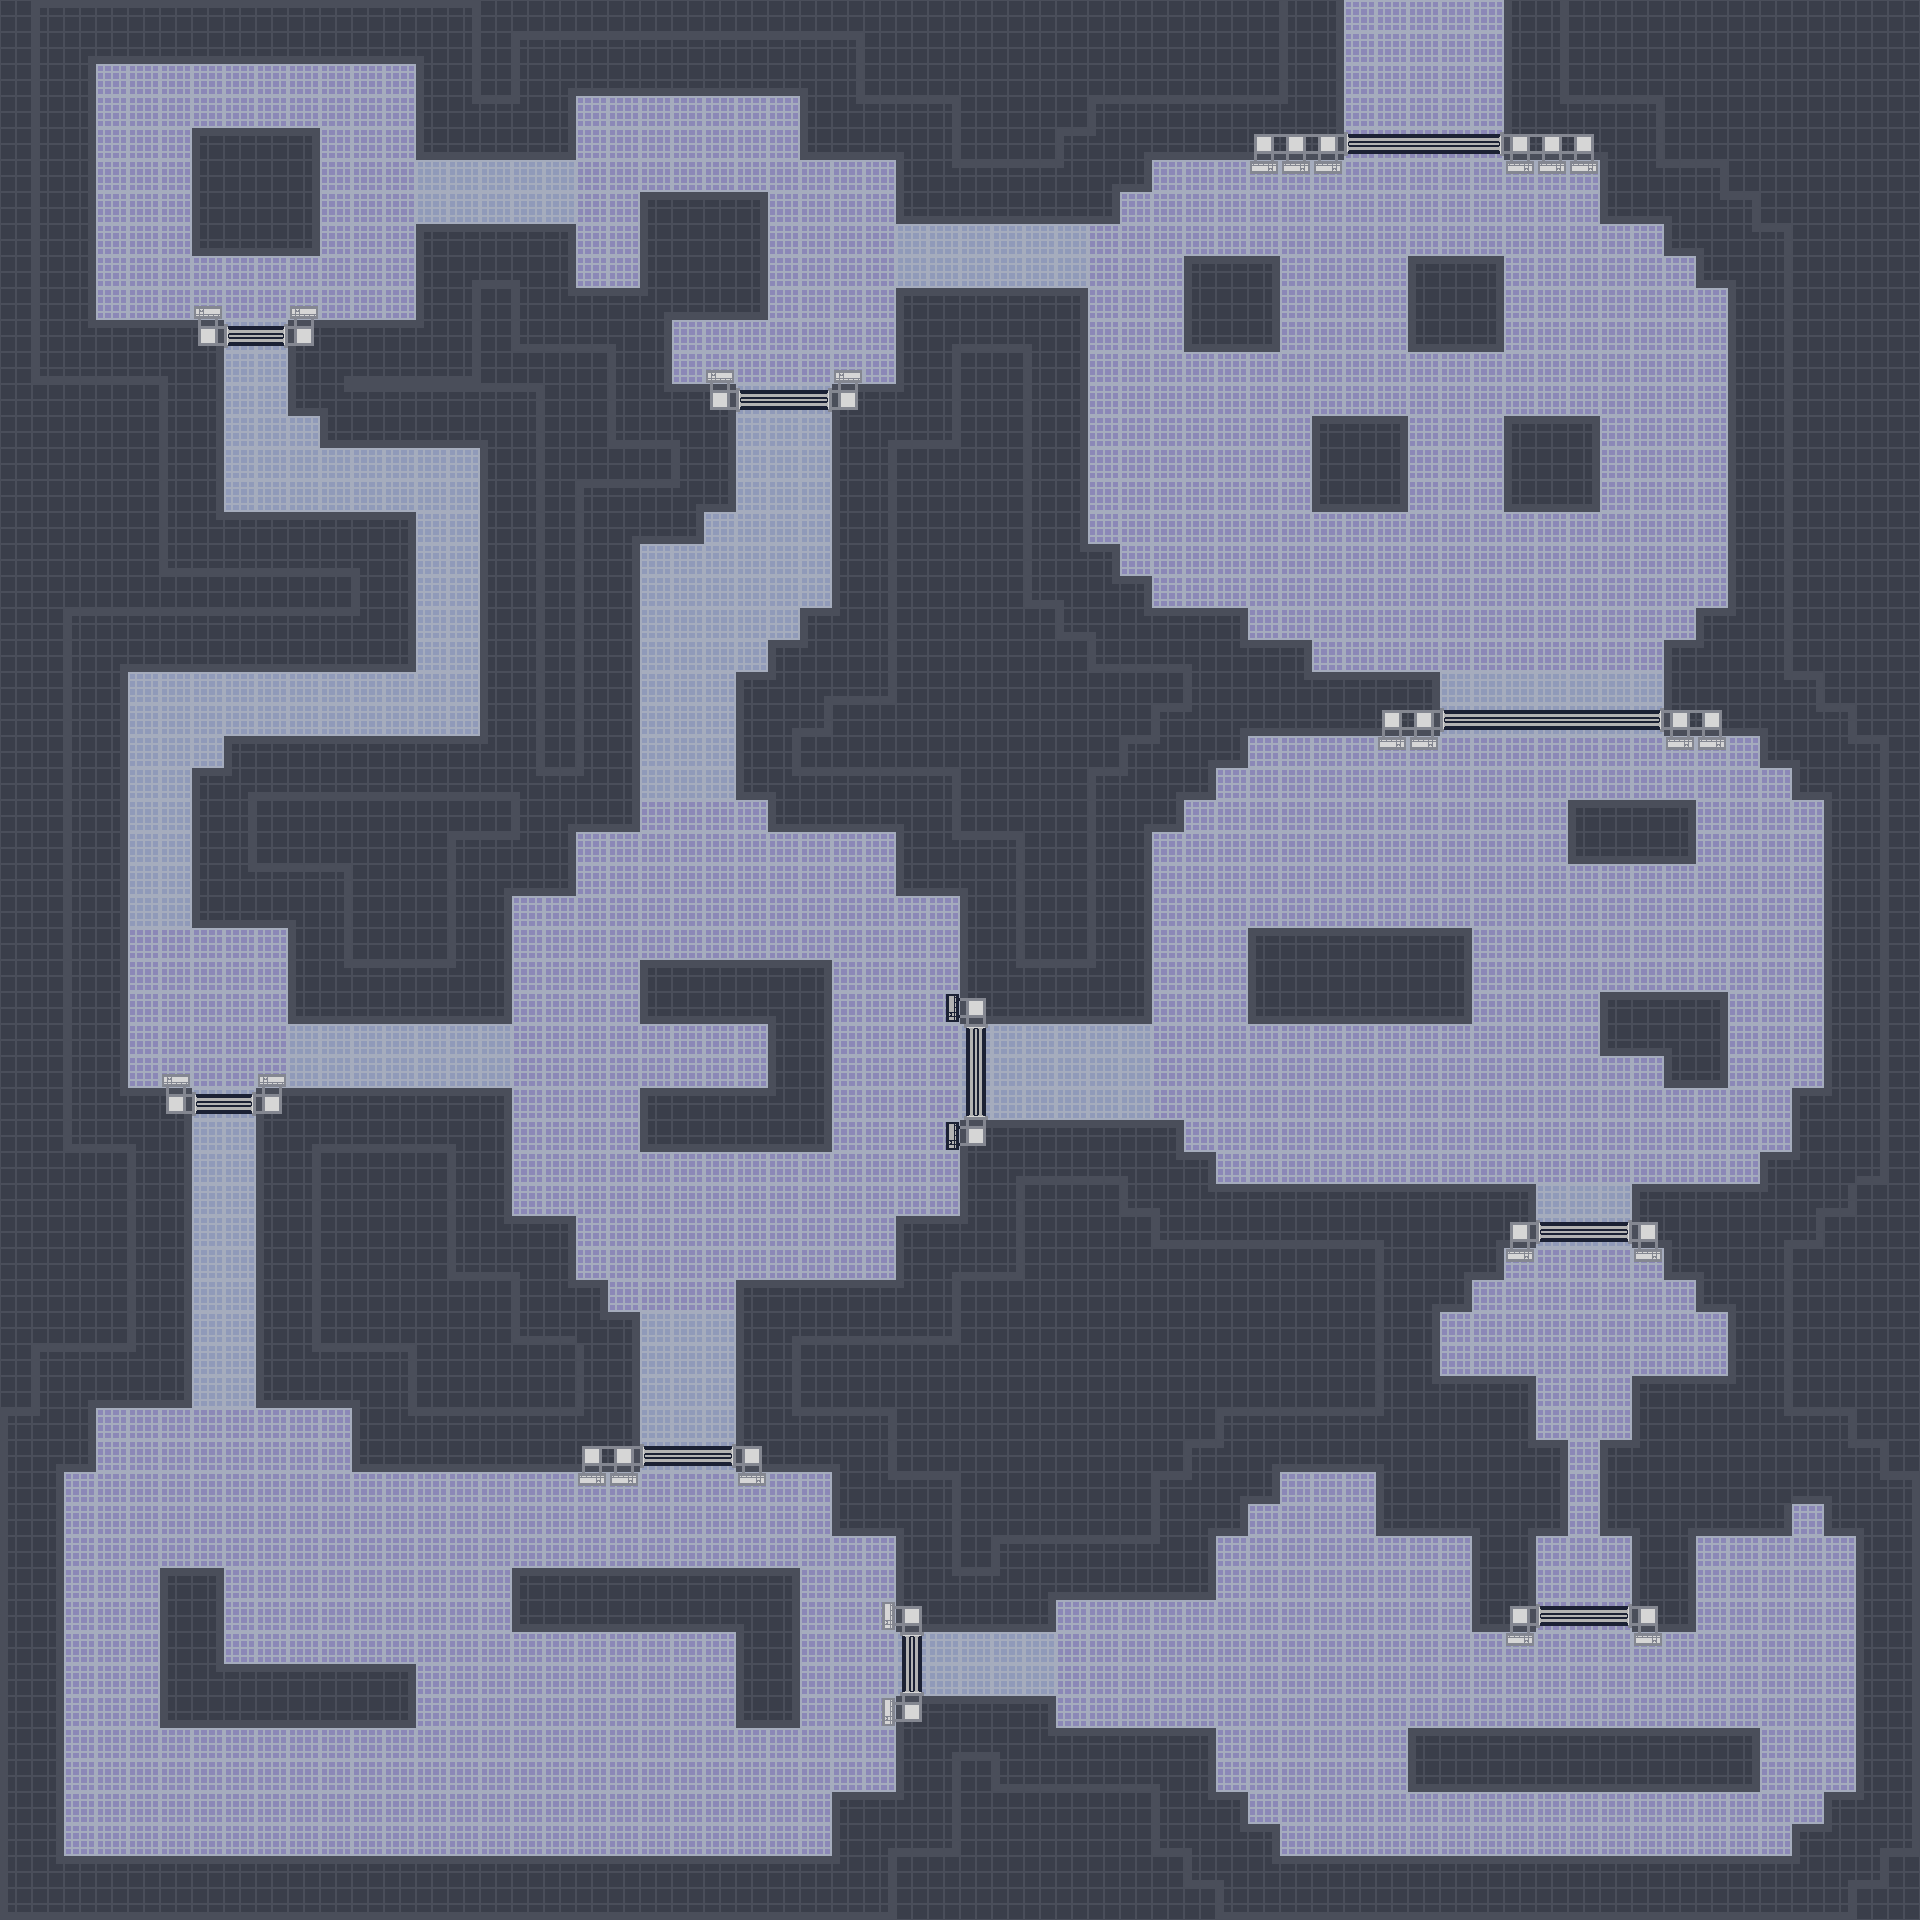

A level layout from a 2D game, rendered from its tile map. Below: a short description, then the map file with tile-grid data replaced by summaries:
An orthogonal 60x60 tile map with 32x32 px tiles, 5 tile layers (Blank Space, Floor, Walls, Gate - Active, ...), 4 tilesets and 47 objects.

<map version="1.0" orientation="orthogonal" renderorder="right-down" width="60" height="60" tilewidth="32" tileheight="32">
 <tileset firstgid="1" name="floor" tilewidth="32" tileheight="32">
  <image source="Tiles/floor.png" width="288" height="96" />
 </tileset>
 <tileset firstgid="28" name="wall" tilewidth="32" tileheight="32">
  <image source="Tiles/wall.png" width="192" height="96" />
  <terraintypes>
   <terrain name="New Terrain" tile="-1" />
  </terraintypes>
  <tile id="0" terrain="0,0,0,0">
   <objectgroup draworder="index">
    <object x="0" y="0" width="32" height="32" />
   </objectgroup>
  </tile>
  <tile id="1" terrain="0,0,0,0">
   <objectgroup draworder="index">
    <object x="0" y="0" width="32" height="32" />
   </objectgroup>
  </tile>
  <tile id="2" terrain="0,0,0,0">
   <objectgroup draworder="index">
    <object x="0" y="0" width="32" height="32" />
   </objectgroup>
  </tile>
  <tile id="3" terrain="0,0,0,0">
   <objectgroup draworder="index">
    <object x="0" y="0" width="32" height="32" />
   </objectgroup>
  </tile>
  <tile id="4" terrain="0,0,0,0">
   <objectgroup draworder="index">
    <object x="0" y="0" width="32" height="32" />
   </objectgroup>
  </tile>
  <tile id="5" terrain="0,0,0,0">
   <objectgroup draworder="index">
    <object x="0" y="0" width="32" height="32" />
   </objectgroup>
  </tile>
  <tile id="6" terrain="0,0,0,0">
   <objectgroup draworder="index">
    <object x="0" y="0" width="32" height="32" />
   </objectgroup>
  </tile>
  <tile id="7" terrain="0,0,0,0">
   <objectgroup draworder="index">
    <object x="0" y="0" height="32" />
    <object x="0" y="0" width="32" height="32" />
   </objectgroup>
  </tile>
  <tile id="8" terrain="0,0,0,0">
   <objectgroup draworder="index">
    <object x="0" y="0" width="32" height="32" />
   </objectgroup>
  </tile>
  <tile id="9" terrain="0,0,0,0">
   <objectgroup draworder="index">
    <object x="0" y="0" width="32" height="32" />
   </objectgroup>
  </tile>
  <tile id="10" terrain="0,0,0,0">
   <objectgroup draworder="index">
    <object x="0" y="0" width="32" height="32" />
   </objectgroup>
  </tile>
  <tile id="11" terrain="0,0,0,0">
   <objectgroup draworder="index">
    <object x="0" y="0" width="32" height="32" />
   </objectgroup>
  </tile>
  <tile id="12" terrain="0,0,0,0">
   <objectgroup draworder="index">
    <object x="0" y="0" width="32" height="32" />
   </objectgroup>
  </tile>
  <tile id="13" terrain="0,0,0,0">
   <objectgroup draworder="index">
    <object x="0" y="0" width="32" height="32" />
   </objectgroup>
  </tile>
  <tile id="14" terrain="0,0,0,0">
   <objectgroup draworder="index">
    <object x="0.125" y="0.125" width="32" height="31.875" />
   </objectgroup>
  </tile>
  <tile id="15" terrain="0,0,0,0">
   <objectgroup draworder="index">
    <object x="0" y="0" width="32" height="32" />
   </objectgroup>
  </tile>
  <tile id="16" terrain="0,0,0,0">
   <objectgroup draworder="index">
    <object x="0" y="0" width="32" height="32" />
   </objectgroup>
  </tile>
  <tile id="17" terrain="0,0,0,0">
   <objectgroup draworder="index">
    <object x="0" y="0" width="32" height="32" />
   </objectgroup>
  </tile>
 </tileset>
 <tileset firstgid="46" name="wall_2" tilewidth="32" tileheight="32">
  <tile id="0">
   <image width="32" height="32" source="Tiles/Wall/wallCornerBotLeftTopRight.png" />
   <objectgroup draworder="index">
    <object x="0" y="0" width="32" height="32" />
   </objectgroup>
  </tile>
  <tile id="1">
   <image width="32" height="32" source="Tiles/Wall/wallCornerTopLeftBottomRight.png" />
   <objectgroup draworder="index">
    <object x="0" y="0" width="32" height="32" />
   </objectgroup>
  </tile>
 </tileset>
 <tileset firstgid="48" name="gate" tilewidth="32" tileheight="32">
  <image source="Tiles/gate.png" width="256" height="192" />
  <tile id="0">
   <objectgroup draworder="index">
    <object x="0" y="0" width="32" height="32" />
   </objectgroup>
  </tile>
  <tile id="1">
   <objectgroup draworder="index">
    <object x="0" y="0" width="32" height="32" />
   </objectgroup>
  </tile>
  <tile id="2">
   <objectgroup draworder="index">
    <object x="0" y="0" width="32" height="32" />
   </objectgroup>
  </tile>
  <tile id="3">
   <objectgroup draworder="index">
    <object x="0" y="0" width="32" height="32" />
   </objectgroup>
  </tile>
  <tile id="4">
   <objectgroup draworder="index">
    <object x="0" y="0" width="32" height="32" />
   </objectgroup>
  </tile>
  <tile id="6">
   <objectgroup draworder="index" />
  </tile>
  <tile id="7">
   <objectgroup draworder="index" />
  </tile>
  <tile id="8">
   <objectgroup draworder="index">
    <!-- 1 objects omitted --></objectgroup>
  </tile>
  <tile id="10">
   <objectgroup draworder="index">
    <!-- 1 objects omitted --></objectgroup>
  </tile>
  <tile id="11">
   <objectgroup draworder="index">
    <!-- 1 objects omitted --></objectgroup>
  </tile>
  <tile id="12">
   <objectgroup draworder="index">
    <!-- 1 objects omitted --></objectgroup>
  </tile>
  <tile id="13">
   <objectgroup draworder="index">
    <!-- 1 objects omitted --></objectgroup>
  </tile>
  <tile id="14">
   <objectgroup draworder="index" />
  </tile>
  <tile id="15">
   <objectgroup draworder="index" />
  </tile>
  <tile id="16">
   <objectgroup draworder="index">
    <!-- 1 objects omitted --></objectgroup>
  </tile>
  <tile id="17">
   <objectgroup draworder="index">
    <!-- 1 objects omitted --></objectgroup>
  </tile>
  <tile id="18">
   <objectgroup draworder="index">
    <!-- 1 objects omitted --></objectgroup>
  </tile>
  <tile id="19">
   <objectgroup draworder="index">
    <!-- 1 objects omitted --></objectgroup>
  </tile>
  <tile id="24">
   <objectgroup draworder="index">
    <!-- 1 objects omitted --></objectgroup>
  </tile>
  <tile id="25">
   <objectgroup draworder="index">
    <!-- 1 objects omitted --></objectgroup>
  </tile>
  <tile id="26">
   <objectgroup draworder="index">
    <!-- 1 objects omitted --></objectgroup>
  </tile>
  <tile id="27">
   <objectgroup draworder="index">
    <!-- 1 objects omitted --></objectgroup>
  </tile>
  <tile id="28">
   <objectgroup draworder="index">
    <!-- 1 objects omitted --></objectgroup>
  </tile>
  <tile id="30">
   <objectgroup draworder="index" />
  </tile>
  <tile id="31">
   <objectgroup draworder="index" />
  </tile>
  <tile id="32">
   <objectgroup draworder="index">
    <!-- 1 objects omitted --></objectgroup>
  </tile>
  <tile id="34">
   <objectgroup draworder="index">
    <!-- 1 objects omitted --></objectgroup>
  </tile>
  <tile id="35">
   <objectgroup draworder="index">
    <!-- 1 objects omitted --></objectgroup>
  </tile>
  <tile id="36">
   <objectgroup draworder="index">
    <!-- 1 objects omitted --></objectgroup>
  </tile>
  <tile id="38">
   <objectgroup draworder="index" />
  </tile>
  <tile id="39">
   <objectgroup draworder="index" />
  </tile>
  <tile id="40">
   <objectgroup draworder="index">
    <!-- 1 objects omitted --></objectgroup>
  </tile>
  <tile id="41">
   <objectgroup draworder="index">
    <!-- 1 objects omitted --></objectgroup>
  </tile>
  <tile id="42">
   <objectgroup draworder="index">
    <!-- 1 objects omitted --></objectgroup>
  </tile>
 </tileset>
 <layer name="Blank Space" width="60" height="60">
  <data>[3600 cells, 649 non-empty, 1 distinct tile ids]</data>
 </layer>
 <layer name="Floor" width="60" height="60" opacity="0.9">
  <data>[3600 cells, 1807 non-empty, 18 distinct tile ids]</data>
 </layer>
 <layer name="Walls" width="60" height="60">
  <data>[3600 cells, 1387 non-empty, 14 distinct tile ids]</data>
 </layer>
 <layer name="Gate - Active" width="60" height="60">
  <data>[3600 cells, 87 non-empty, 12 distinct tile ids]</data>
 </layer>
 <layer name="Gate - Deactive" width="60" height="60">
  <data>[3600 cells, 72 non-empty, 6 distinct tile ids]</data>
 </layer>
</map>
<!-- 21 of 47 objects omitted -->
